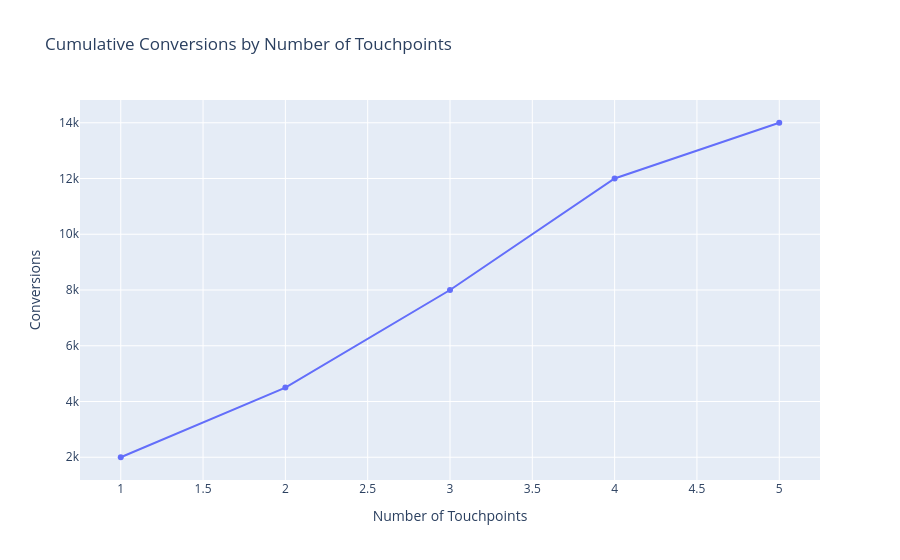

Notebook cell for this chart:
### Code cell
# Assume you have a dataframe: paths_df = ["path_length", "conversions"]
paths_df = pd.DataFrame({
    "Path Length": [1, 2, 3, 4, 5],
    "Conversions": [2000, 4500, 8000, 12000, 14000]
})

fig = px.line(
    paths_df,
    x="Path Length",
    y="Conversions",
    markers=True,
    title="Cumulative Conversions by Number of Touchpoints"
)
fig.update_layout(xaxis_title="Number of Touchpoints", yaxis_title="Conversions")
fig.show()

### Figure 1 — Plotly figure (JSON) as saved in the notebook; plotly's stock layout.template omitted (floating-point values rounded to 4 significant figures)
{"data": [{"hovertemplate": "Path Length=%{x}<br>Conversions=%{y}<extra></extra>", "legendgroup": "", "line": {"color": "#636efa", "dash": "solid"}, "marker": {"symbol": "circle"}, "mode": "lines+markers", "name": "", "orientation": "v", "showlegend": false, "type": "scatter", "x": [1, 2, 3, 4, 5], "xaxis": "x", "y": [2000, 4500, 8000, 12000, 14000], "yaxis": "y"}], "layout": {"legend": {"tracegroupgap": 0}, "title": {"text": "Cumulative Conversions by Number of Touchpoints"}, "xaxis": {"anchor": "y", "domain": [0, 1], "title": {"text": "Number of Touchpoints"}}, "yaxis": {"anchor": "x", "domain": [0, 1], "title": {"text": "Conversions"}}}}
